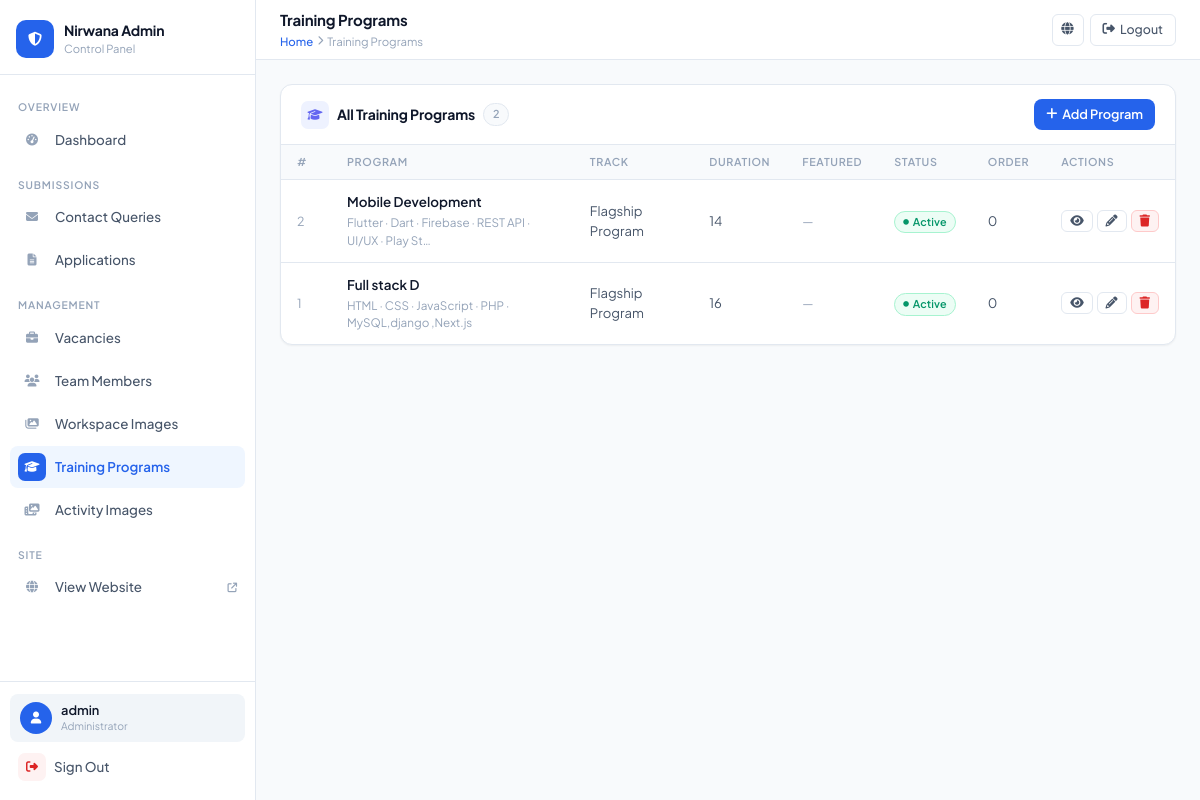
/myadmin/training/ (signed in), run on the app's committed database.
### app1/models.py (models this page shows, shortened)
class TrainingProgram(models.Model):
    TRACK_CHOICES = [
        ('flagship', 'Flagship Program'),
        ('dev',      'Dev Track'),
        ('design',   'Design Track'),
        ('data',     'Data Track'),
    ]
    ICON_CHOICES = [
        ('mobile-alt',  'Mobile'),
        ('globe',       'Web'),
        ('paint-brush', 'Design'),
        ('python',      'Python / Data'),
        ('code',        'Code / General'),
        ('database',    'Database'),
        ('robot',       'AI / ML'),
    ]
    title       = models.CharField(max_length=200)
    subtitle    = models.CharField(max_length=300, blank=True,
                                   help_text="Short tech stack line, e.g. React Native · Next.js · Node.js")
    description = models.TextField(help_text="Main description shown on the card and detail page")
    track       = models.CharField(max_length=20, choices=TRACK_CHOICES, default='dev')
    icon        = models.CharField(max_length=40, choices=ICON_CHOICES, default='code',
                                   help_text="Font Awesome icon name (without 'fa-')")
    is_featured = models.BooleanField(default=False,
                                      help_text="Featured programs are highlighted (dark header style)")
    duration       = models.CharField(max_length=100, blank=True, help_text="e.g. 16 Weeks")
    batch_size     = models.CharField(max_length=50,  blank=True, default='Max 10 per Batch')
    mode           = models.CharField(max_length=100, blank=True, default='Offline / Online')
    certificate    = models.BooleanField(default=True)
    career_support = models.BooleanField(default=False)
    price_label    = models.CharField(max_length=200, blank=True, default='Enrollment Fee — Contact Us',
                                      help_text="Shown in card footer, e.g. 'Rs. 25,000' or 'Contact Us'")
    whatsapp_text  = models.CharField(max_length=300, blank=True,
                                      help_text="Pre-filled WhatsApp message for Enroll button")
    skills_tags = models.CharField(max_length=500, blank=True,
                                   help_text="Comma-separated skill tags, e.g. React Native, Next.js, Node.js")
    syllabus_json = models.TextField(
        blank=True,
        default='[]',
        help_text=(
            'JSON array of week objects. Each object must have: '
            '"week" (label), "title" (week title), "topics" (array of strings). '
            'Example: [{"week":"Week 1","title":"Foundations","topics":["HTML","CSS"]}]'
        )
    )
    who_should_join = models.TextField(blank=True,
                                       help_text="Who this program is for (plain text, one point per line)")
    requirements    = models.TextField(blank=True,
                                       help_text="Prerequisites / requirements (one per line)")
    outcomes        = models.TextField(blank=True,
                                       help_text="What students will be able to do after (one per line)")
    order     = models.PositiveIntegerField(default=0, help_text="Lower = appears first")
    is_active = models.BooleanField(default=True)
    created_at = models.DateTimeField(auto_now_add=True)
    updated_at = models.DateTimeField(auto_now=True)
    class Meta:
        ordering = ['order', '-created_at']
        verbose_name = 'Training Program'
        verbose_name_plural = 'Training Programs'
    def track_label(self):
        return dict(self.TRACK_CHOICES).get(self.track, self.track)

### app1/views.py (the view)
# urls.py: path('myadmin/training/',                views.admin_training_programs,       name='admin_training_programs'),
@login_required(login_url='admin_login')
@user_passes_test(is_admin, login_url='admin_login')
def admin_training_programs(request):
    programs = TrainingProgram.objects.all()
    return render(request, 'app1/admin/training_programs.html', {'programs': programs})

### app1/views.py (called while the page is built)
def is_admin(user):
    return user.is_authenticated and user.is_staff

### app1/templates/app1/admin/training_programs.html (shortened to what this page needs)
{% extends 'app1/admin/base.html' %}
{% block page_title %}Training Programs{% endblock %}
{% block breadcrumb %}<a href="{% url 'admin_dashboard' %}">Home</a> <i class="fas fa-chevron-right" style="font-size:0.6rem"></i> <span>Training Programs</span>{% endblock %}
{% block content %}
<div class="card">
  <div class="card-header">
    <div class="card-title">
      <span class="title-icon" style="background:#EEF2FF;color:#6366f1"><i class="fas fa-graduation-cap"></i></span>
      All Training Programs
      <span style="background:var(--bg);border:1px solid var(--border);padding:2px 9px;border-radius:50px;font-size:0.68rem;color:var(--text-light);font-weight:600">
        {{ programs|length }}
      </span>
    </div>
    <a href="{% url 'admin_training_program_create' %}" class="btn btn-primary">
      <i class="fas fa-plus"></i> Add Program
    </a>
  </div>
  <div class="card-body">
    {% if programs %}
    <table>
      <thead>
        <tr>
          <th>#</th>
          <th>Program</th>
          <th>Track</th>
          <th>Duration</th>
          <th>Featured</th>
          <th>Status</th>
          <th>Order</th>
          <th>Actions</th>
        </tr>
      </thead>
      <tbody>
        {% for p in programs %}
        <tr>
          <td style="color:var(--text-light);font-size:0.78rem;width:50px">{{ p.pk }}</td>
          <td>
            <div style="font-weight:600">{{ p.title }}</div>
            {% if p.subtitle %}<div style="font-size:0.73rem;color:var(--text-light);margin-top:2px">{{ p.subtitle|truncatechars:55 }}</div>{% endif %}
          </td>
          <td style="font-size:0.82rem;color:var(--text-mid)">{{ p.track_label }}</td>
          <td style="font-size:0.82rem;color:var(--text-mid)">{{ p.duration|default:"—" }}</td>
          <td>
            {% if p.is_featured %}
              <span class="badge active"><i class="fas fa-star" style="font-size:0.55rem"></i> Yes</span>
            {% else %}
              <span style="font-size:0.78rem;color:var(--text-light)">—</span>
            {% endif %}
          </td>
          <td>
            {% if p.is_active %}
              <span class="badge active"><i class="fas fa-circle" style="font-size:0.35rem"></i> Active</span>
            {% else %}
              <span class="badge inactive">Inactive</span>
            {% endif %}
          </td>
          <td style="font-size:0.82rem;color:var(--text-mid)">{{ p.order }}</td>
          <td>
            <div class="action-group">
              <a href="{% url 'training_detail' p.pk %}" class="btn btn-ghost btn-sm" title="View on site" target="_blank">
                <i class="fas fa-eye"></i>
              </a>
              <a href="{% url 'admin_training_program_edit' p.pk %}" class="btn btn-ghost btn-sm" title="Edit">
                <i class="fas fa-pencil"></i>
              </a>
              <a href="{% url 'admin_training_program_delete' p.pk %}"
                 class="btn btn-danger btn-sm"
                 title="Delete"
                 onclick="return confirm('Delete program \"{{ p.title }}\"? This cannot be undone.')">
                <i class="fas fa-trash"></i>
              </a>
            </div>
          </td>
        </tr>
        {% endfor %}
      </tbody>
    </table>
    {% endif %}
  </div>
</div>
{% endblock %}

### app1/templates/app1/admin/base.html (shortened to what this page needs)
<!DOCTYPE html>
<html lang="en">
<head>
<link rel="stylesheet" href="https://cdnjs.cloudflare.com/ajax/libs/font-awesome/6.5.0/css/all.min.css">
</head>
<body>
<aside class="sidebar" id="sidebar">
  <div class="sidebar-top">
    <a href="{% url 'admin_dashboard' %}" class="brand">
      <div class="brand-mark"><i class="fas fa-shield-halved"></i></div>
      <div class="brand-info">
        <div class="name">Nirwana Admin</div>
        <div class="sub">Control Panel</div>
      </div>
    </a>
  </div>
  <nav class="sidebar-nav">
    <div class="nav-section">
      <span class="nav-label">Overview</span>
      <a href="{% url 'admin_dashboard' %}" class="nav-link {% if request.resolver_match.url_name == 'admin_dashboard' %}active{% endif %}">
        <span class="nav-icon"><i class="fas fa-gauge-high"></i></span>
        <span class="nav-text">Dashboard</span>
      </a>
    </div>
    <div class="nav-section">
      <span class="nav-label">Submissions</span>
      <a href="{% url 'admin_contacts' %}" class="nav-link {% if 'contact' in request.resolver_match.url_name %}active{% endif %}">
        <span class="nav-icon"><i class="fas fa-envelope"></i></span>
        <span class="nav-text">Contact Queries</span>
      </a>
      <a href="{% url 'admin_applications' %}" class="nav-link {% if 'application' in request.resolver_match.url_name %}active{% endif %}">
        <span class="nav-icon"><i class="fas fa-file-lines"></i></span>
        <span class="nav-text">Applications</span>
      </a>
    </div>
    <div class="nav-section">
      <span class="nav-label">Management</span>
      <a href="{% url 'admin_vacancies' %}" class="nav-link {% if 'vacanc' in request.resolver_match.url_name %}active{% endif %}">
        <span class="nav-icon"><i class="fas fa-briefcase"></i></span>
        <span class="nav-text">Vacancies</span>
      </a>
      <a href="{% url 'admin_team_members' %}" class="nav-link {% if 'team' in request.resolver_match.url_name %}active{% endif %}">
        <span class="nav-icon"><i class="fas fa-users"></i></span>
        <span class="nav-text">Team Members</span>
      </a>
      <a href="{% url 'admin_workspace_images' %}" class="nav-link {% if 'workspace' in request.resolver_match.url_name %}active{% endif %}">
        <span class="nav-icon"><i class="fas fa-images"></i></span>
        <span class="nav-text">Workspace Images</span>
      </a>
      <a href="{% url 'admin_training_programs' %}" class="nav-link {% if 'training' in request.resolver_match.url_name %}active{% endif %}">
        <span class="nav-icon"><i class="fas fa-graduation-cap"></i></span>
        <span class="nav-text">Training Programs</span>
      </a>
      <a href="{% url 'admin_activity_images' %}" class="nav-link {% if 'activity' in request.resolver_match.url_name %}active{% endif %}">
        <span class="nav-icon"><i class="fas fa-photo-film"></i></span>
        <span class="nav-text">Activity Images</span>
      </a>
    </div>
    <div class="nav-section">
      <span class="nav-label">Site</span>
      <a href="{% url 'home' %}" class="nav-link" target="_blank">
        <span class="nav-icon"><i class="fas fa-globe"></i></span>
        <span class="nav-text">View Website</span>
        <i class="fas fa-arrow-up-right-from-square" style="font-size:0.6rem;color:var(--text-light)"></i>
      </a>
    </div>
  </nav>
  <div class="sidebar-bottom">
    <div class="user-card">
      <div class="user-avatar"><i class="fas fa-user"></i></div>
      <div>
        <div class="user-name">{{ request.user.username }}</div>
        <div class="user-role">Administrator</div>
      </div>
    </div>
    <a href="{% url 'admin_logout' %}" class="logout-link">
      <i class="fas fa-right-from-bracket"></i>
      Sign Out
    </a>
  </div>
</aside>
<div class="main">
  <header class="topbar">
    <div class="topbar-left">
      <div>
        <div class="page-title">{% block page_title %}Dashboard{% endblock %}</div>
        <div class="breadcrumb">{% block breadcrumb %}<a href="{% url 'admin_dashboard' %}">Home</a>{% endblock %}</div>
      </div>
    </div>
    <div class="topbar-right">
      <a href="{% url 'home' %}" target="_blank" class="topbar-btn icon-only" title="View Site">
        <i class="fas fa-globe"></i>
      </a>
      <a href="{% url 'admin_logout' %}" class="topbar-btn">
        <i class="fas fa-right-from-bracket"></i>
        <span>Logout</span>
      </a>
    </div>
  </header>
  <main class="content">
    {% block content %}{% endblock %}
  </main>
</div>
</body>
</html>

### data on the page
TrainingProgram: pk "2", title "Mobile Development", subtitle "Flutter · Dart · Firebase · REST API · UI/UX · Play St…", track_label "Flagship Program", duration "14", is_active True (drawn), order "0"
TrainingProgram: pk "1", title "Full stack D", subtitle "HTML · CSS · JavaScript · PHP · MySQL,django ,Next.js", track_label "Flagship Program", duration "16", is_active True (drawn), order "0"

### other printed values
{{ request.user.username }} "admin"
{{ programs|length }} "2"
